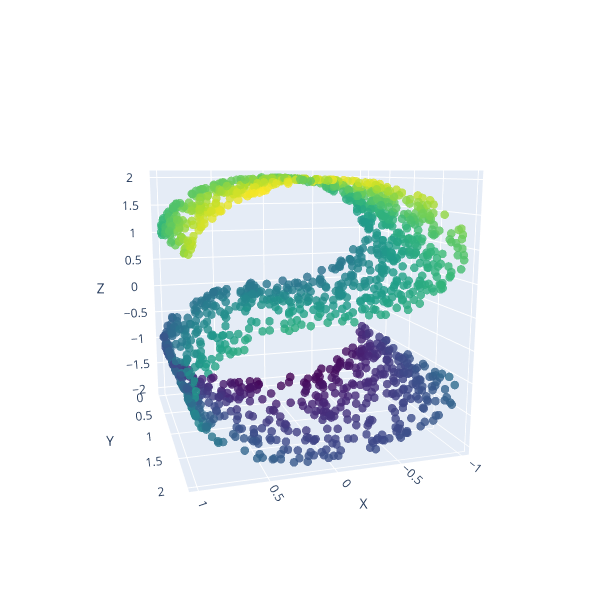

The notebook cell this image was saved under:
### Code cell
# 3D input

y = my3D_sinusoidal_func(X[:,0],X[:,1], X[:,2])

y = my3D_linear_func(X[:,0],X[:,1], X[:,2])


fig = go.Figure(data=[go.Scatter3d(
    x=X[:,0],y=X[:,1],z=X[:,2], mode='markers', marker=dict( size=5, color=y, colorscale='Viridis',opacity=0.8 ) )])

fig.update_layout(
    scene=dict(aspectmode='cube', xaxis_title='X', yaxis_title='Y', zaxis_title='Z',camera=dict(eye=dict(x=0.75, y=2.5, z=0.5)) ),
    width=600, height=600, margin=dict(r=30, b=20, l=20, t=20) )
fig.show()

### Figure 1 — Plotly figure (JSON) as saved in the notebook; plotly's stock layout.template omitted (floating-point values rounded to 4 significant figures; data arrays with more than 128 entries replaced by an {"elided": "..."} marker saying what was removed)
{"data": [{"marker": {"color": {"elided": "1500 float values"}, "colorscale": [[0, "#440154"], [0.1111, "#482878"], [0.2222, "#3e4989"], [0.3333, "#31688e"], [0.4444, "#26828e"], [0.5556, "#1f9e89"], [0.6667, "#35b779"], [0.7778, "#6ece58"], [0.8889, "#b5de2b"], [1, "#fde725"]], "opacity": 0.8, "size": 5}, "mode": "markers", "type": "scatter3d", "x": {"elided": "1500 float values"}, "y": {"elided": "1500 float values"}, "z": {"elided": "1500 float values"}}], "layout": {"height": 600, "margin": {"b": 20, "l": 20, "r": 30, "t": 20}, "scene": {"aspectmode": "cube", "camera": {"eye": {"x": 0.75, "y": 2.5, "z": 0.5}}, "xaxis": {"title": {"text": "X"}}, "yaxis": {"title": {"text": "Y"}}, "zaxis": {"title": {"text": "Z"}}}, "width": 600}}
